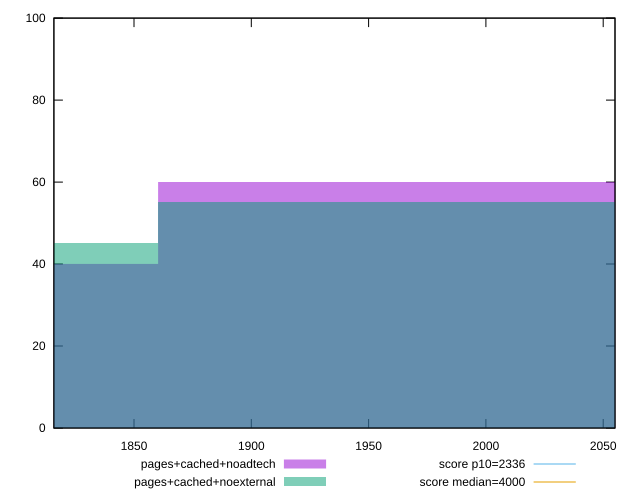

This chart was generated by the following gnuplot code:
reset

$pagesCachedNoadtech <<EOF
1984.2891363915637 60
1736.2529943426182 40
EOF

$pagesCachedNoexternal <<EOF
1736.2529943426182 45
1984.2891363915637 55
EOF

set key outside below
set boxwidth 248.03614204894546
set xrange [1815.857:2055.00835]
set yrange [0:100]
set trange [0:100]
set style fill transparent solid 0.5 noborder

set parametric
set terminal svg size 640, 500 enhanced background rgb 'white'
set output "report_00007_2020-12-11T15:55:29.892Z/first-meaningful-paint/comparison/histogram/4_vs_5.svg"

plot $pagesCachedNoadtech title "pages+cached+noadtech" with boxes, \
     $pagesCachedNoexternal title "pages+cached+noexternal" with boxes, \
     2336,t title "score p10=2336", \
     4000,t title "score median=4000"

reset
